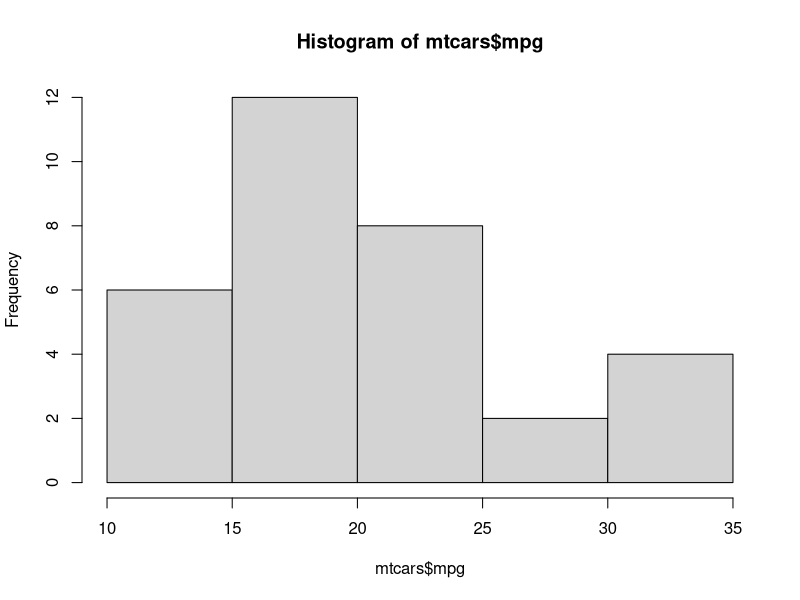
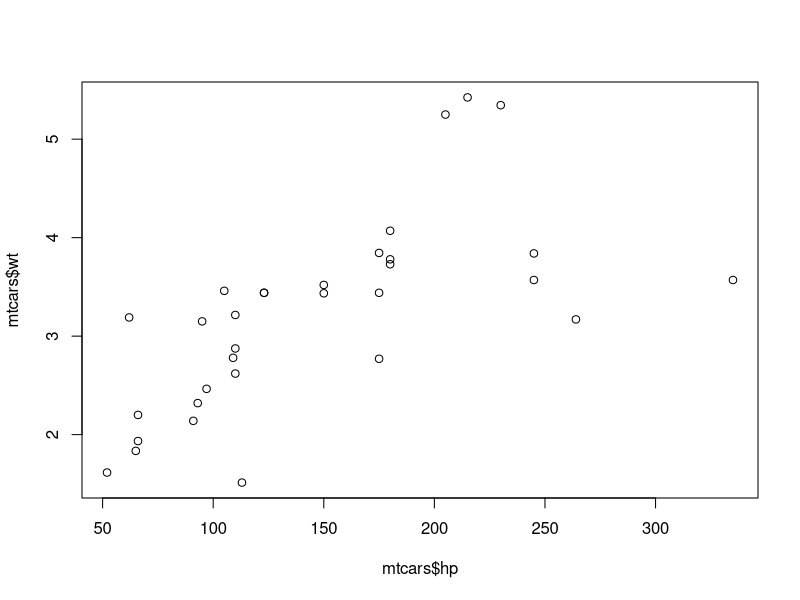
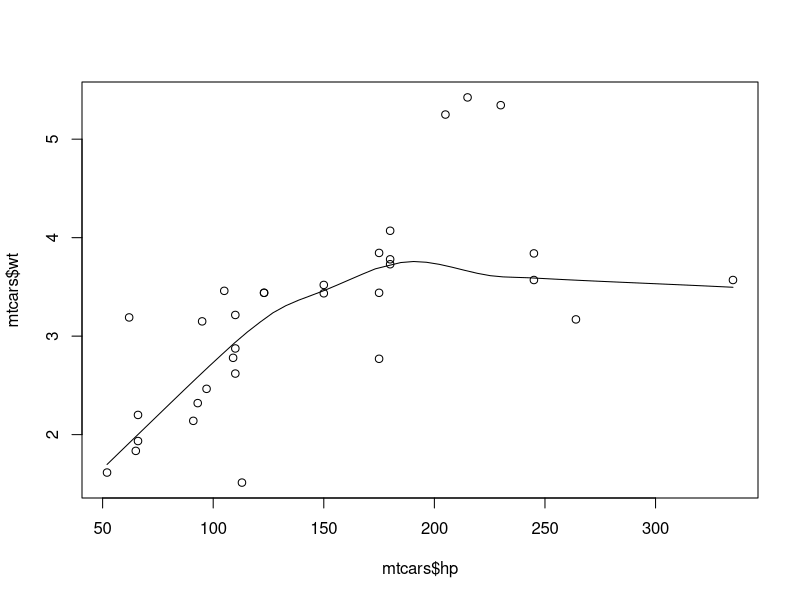

Source code (R) for these figures, in order: (Note: this script raises an error after producing the figures.)
rm(list = ls())

#1a. Get a histogram of the ‘mpg’ values of ‘mtcars’. Which bin contains the most observations?

hist(mtcars$mpg)

#1b. Are there more automatic (0) or manual (1) transmission-type cars in the dataset? Hint: ‘mtcars’ has 32 observations.

nrow(mtcars)

ncol(mtcars)

a <- which(mtcars$am == 1)

length(a)

b <- which(mtcars$am == 0)

length(b)

#or

sum(mtcars$am == 1)

sum(mtcars$am == 0)

#1c. Get a scatter plot of ‘hp’ vs ‘weight’.

plot(mtcars$hp, mtcars$wt)

scatter.smooth(mtcars$hp, mtcars$wt)

#2a. Get all rows of Species ‘versicolor’ in a new data frame. Call this data frame: ‘iris.vers’

iris

iris.vers <- subset(iris, iris$Species == "versicolor") 

iris.vers

#2b. Get a vector called ‘sepal.dif’ with the difference between ‘Sepal.Length’ and ‘Sepal.Width’ of ‘versicolor’ plants.

sepal.dif <- iris.vers$Sepal.Length - iris.vers$Sepal.Width

#2c. Update (add) ‘iris.vers’ with the new column ‘sepal.dif’.

iris.vers <- cbind(iris.vers, sepal.dif)

iris.vers

#or 

iris.vers <- data.frame(iris.vers, sepal.dif); head(iris.vers)

#3a. Check the class of each variable in ‘mtcars’.

class(mtcars)

sapply(mtcars, class)

#3b. Change ‘am’, ‘cyl’ and ‘vs’ to integer and store the new dataset as ‘newmtc’.

as.integer(mtcars$am)

class(mtcars$am)

?attach

?data.frame

attach(mtcars)

newmtc <- data.frame(mpg, as.integer(cyl), disp, hp, drat, wt, qsec, as.integer(vs), as.integer(am), gear, carb)

sapply(newmtc, class)

#3c. Round the ‘newmtc’ data frame to one digit.

newmtc <- round(newmtc, digits = 1)

newmtc

#4a. Use ‘dplyr’ to filter for all data of Species ‘virginica’ with a ‘Sepal.Width’ of greater than 3.5.

library(dplyr)

filter(iris, Species == "virginica", Sepal.Width > 3.5)

#4b. Use R Base to get a data frame of  all data of Species ‘virginica’ with a ‘Sepal.Width’ of greater than 3.5, but without the last column Species in the data frame?

iris1 <- subset(iris, iris$Species == "virginica" & iris$Sepal.Width > 3.5)

iris1[1:4]

#or

iris[iris$Species == "virginica" & iris$Sepal.Width > 3.5, 1:4]

#4c. Get the row IDs of the rows matching the two filtering criteria provided above.

rownames(iris1)

#5a. Repeat each value of ‘Sepal.Length’ two times and repeat the whole sequence two times as well.

rep(iris$Sepal.Length, each = 2, times = 2)

#5b. Get a new object which contains only the odd values of ‘Sepal.Length’.

oddSepal.Length

subset(iris$Sepal.Length, iris$Sepal.Length%%2 == 1)

subset(iris, iris$Sepal.Length)

round(iris$Sepal.Length, 0)

iris[c(T, F), 1]

#correct - why?

oddSepal.Length <- iris[c(T,F),1]

#5c. Get a new object which repeats each value from the new vector of exercise b.

newoddSepal.Length <- rep(oddSepal.Length, each = 2)

#5d. Replace the ‘Sepal.Length’ column of ‘iris’ with the new ‘Sepal.Length’ from exercise c. Check if the replacement worked.

iris$Sepal.Length <- newoddSepal.Length

head(iris)

#6ab. Get familiar with the dataset ‘diamonds’ from ‘ggplot2’.

library("ggplot2")

attach(diamonds)

#6c. Get a subset from the diamonds dataset with all the rows that have a clarity of ‘SI2’ and a depth of at least 70. Call the subset ‘diam.sd’ and display it in the same line of code.

head(diamonds)

diam.sd <- subset(diamonds, diamonds$clarity == "SI2" & diamonds$depth >= 70); head(diam.sd)

#6d. Which index positions have a clarity of ‘SI2’ and a depth of at least 70? (hint: ‘row.names’)

row.names(diam.sd)

#6e. Store the index positions as an integer object.

names <- as.integer(rownames(diam.sd))

class(names)

#7a. How many observations of diamonds have a cut of ‘ideal’ and have less than 0.21 carat?

library("ggplot2")

head(diamonds)

attach(diamonds)

sum(cut == "ideal", carat < 0.21)

#7b. How many observations of diamonds have a combined ‘x’ + ‘y’ + ‘z’ dimension greater than 40?

sum(x + y + z > 40)

#7c. How many observations of diamonds have either a price above 10.000 USD or a depth of at least 70?

sum(price > 10000 | depth >= 70)

#8a. Get a data frame with observations ’67’ and ‘982’ of variables color and y.

library("ggplot2")

head(diamonds)

diamonds[c(67, 982), c("color", "y")]

#8b. Get a data frame with the full info on observations ‘453’, ‘792’ and ‘10489’.

diamonds[c(453, 792, 10489), ]

#8c. Get the first 10 rows of the dataset ‘diamonds’ with the variables ‘x’, ‘y’, ‘z’.

diamonds[c(1:10), c("x", "y", "z")]

#8d. Get the first six values of ‘diamonds’ of the variable ‘y’ as a simple vector.

diamonds[c(1:6), "y"]

#9a. Create the object ‘newdiam’ which is a subset of the first 1000 rows of ‘diamonds’.

library("ggplot2")

head(diamonds)

newdiam <- head(diamonds, 1000) 

#or 

diamonds[c(1:1000), ]

#9b. Order ‘newdiam’ according to price, starting with the lowest. Hint: ‘dplyr’, ‘arrange’ is a useful function for that.

library("dplyr")

arrange(newdiam, price)

?arrange

#9c. Order ‘newdiam’ according to price, starting with the highest.

arrange(newdiam, desc(price))

#9d. Order ‘newdiam’ like in exercise c, but ties should be arranged with increasing depth.

arrange(newdiam, desc(price), depth)

#10a. Use ‘dplyr’, ‘sample_n’ to get the object ‘diam750’ which contains 750 randomly sampled observations of ‘diamonds’. 
#Use seed nr. 56 for reproduction.

?sample_n

set.seed(56)

diam750 <- sample_n(diamonds, size = 750); head(diam750)

summary(diam750)

#10b. Plot a scatter plot of price vs depth. Use R Base plot, and the function ‘with’ (less code).

with(diam750, plot(price, depth))
